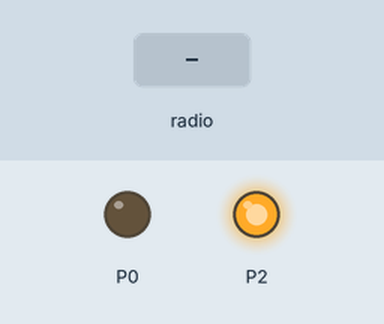
Simulated run of this program. Board: BBC micro:bit (MakeCode). Shown: output pins drawn as LEDs (lit = HIGH). Inputs (shaded band) come from the test bench.

Above: at 1.2 s.
1.3 s: radio message "ALARM" arrives
At 2.5 s:
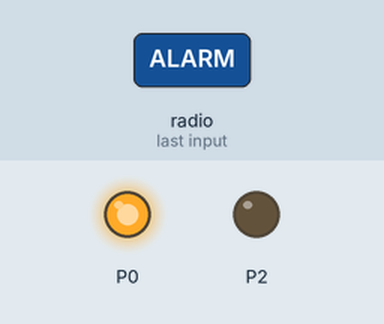
2.8 s: radio message "no alarm" arrives
At 3.8 s:
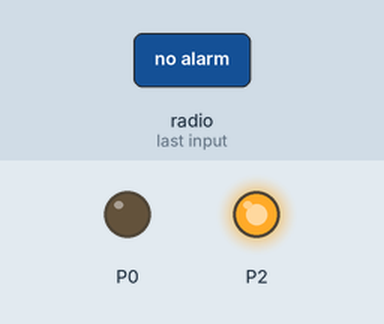
Timing chart, 0 to 5.8 s (numbered marks = the images above; inputs shaded):
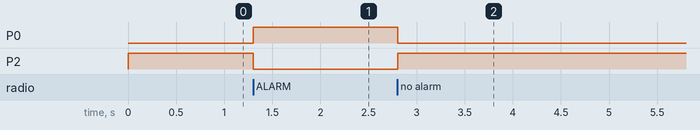

The program:

main.ts
```typescript
radio.setGroup(115)
let RedLed = false

radio.onReceivedString(function(receivedString: string) {
    if (receivedString === "ALARM") {
        RedLed = true
    } else if (receivedString === "no alarm") {
        RedLed = false
    }
})

basic.forever(function() {
    if (RedLed === true) {
        pins.digitalWritePin(DigitalPin.P0, 1)
        pins.digitalWritePin(DigitalPin.P2, 0)
    } else if (RedLed === false) {
        pins.digitalWritePin(DigitalPin.P0, 0)
        pins.digitalWritePin(DigitalPin.P2, 1)
    }
})
```

test.ts
```typescript
// tests gaan hier; deze zal niet worden gecompileerd wanneer dit pakket wordt gebruikt als extensie.
```

Measured:
- after the input at 1.3 s, P0: LOW → HIGH at once; P2: HIGH → LOW at once
- after the input at 2.8 s, P0: HIGH → LOW at once; P2: LOW → HIGH at once
